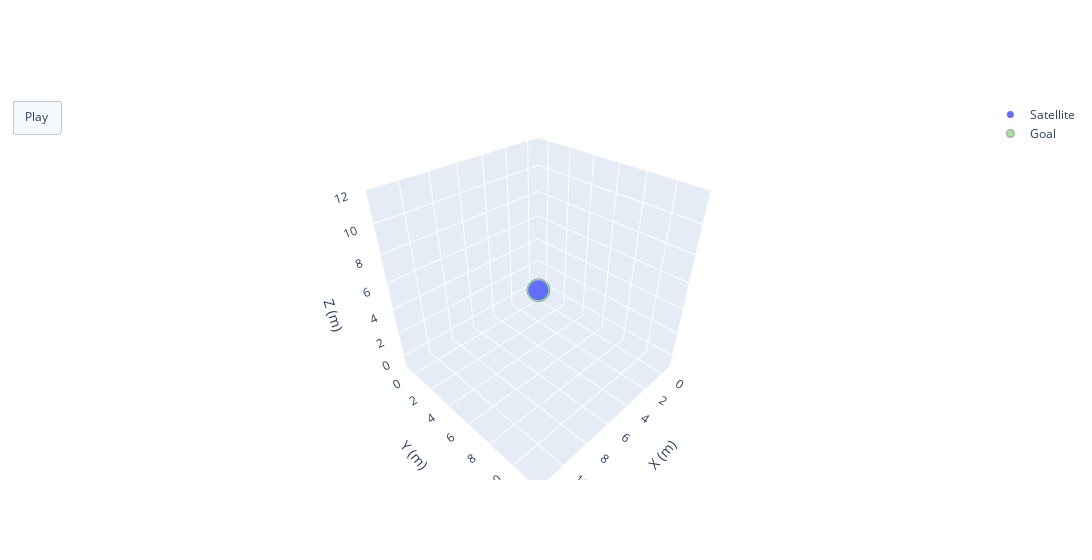

Here is the notebook cell this chart was saved with:
### Code cell
# make figure
fig_dict = {
    "data": [],
    "layout": {},
    "frames": [],
    "transition": {}
}

# populate the layout
fig_dict["layout"]["xaxis"] = {"range": [0, 12]}
fig_dict["layout"]["yaxis"] = {"range": [0, 12]}
fig_dict["layout"]["hovermode"] = "closest"
fig_dict["layout"]["updatemenus"] = [dict(
            type="buttons",
            buttons=[dict(label="Play",
                          method="animate",
                          args=[None, {"frame": {"duration": 0.01, "redraw": True},"transition": {"duration":0.01}}])])]

# make data
data_dict = {
    "type": 'scatter3d',
    "x": [X[0]],
    "y": [Y[0]],
    "z": [Z[0]],
    "name": "Satellite",
    "mode": "markers",
    "marker": {
        "sizemode": "area",
        "size": 7
    }
}
fig_dict["data"].append(data_dict)

# make frames
for i in np.arange(0, len(X), 8):
    frame = {"data": []}
    data_dict = {
        "type": 'scatter3d',
        "x": [X[i]],
        "y": [Y[i]],
        "z": [Z[i]],
        "mode": "markers",
        "marker": {
            "sizemode": "area",
            "size": 4
        }
    }
    frame["data"].append(data_dict)
    fig_dict["frames"].append(frame)

fig = go.Figure(fig_dict)
fig.add_trace(go.Scatter3d(x=[0],
                  y=[0],
                  z=[0],
                  mode='markers',
                  name='Goal',
                  marker=dict(symbol='circle',
                                size=8,
                                color='#54ca41',    #'#DB4551',
                                line=dict(color='rgb(50,50,50)', width=1)
                                ),
                  hoverinfo='text',
                  opacity=0.5
                  ))
fig.layout.updatemenus[0].buttons[0].args[1]['transition']['duration'] = 10
fig.layout.updatemenus[0].buttons[0].args[1]['frame']['duration'] = 10
fig.update_layout(
    width = 1800,
    scene = dict( xaxis = dict(nticks = 10, range=[-1, 12]), 
    yaxis = dict(range=[-1, 12]),
    zaxis = dict(range=[-1,12]), 
    aspectratio=dict(x=1,y=1,z=1),
                xaxis_title="X (m)", yaxis_title="Y (m)", zaxis_title="Z (m)")
)
plot_url = py.plot(fig, filename='lqr_animation.html', include_mathjax='cdn')
fig.show()
print(len(X))

### Figure 1 — Plotly figure (JSON) as saved in the notebook; plotly's stock layout.template omitted (floating-point values rounded to 4 significant figures)
{"data": [{"marker": {"size": 7, "sizemode": "area"}, "mode": "markers", "name": "Satellite", "type": "scatter3d", "x": [10], "y": [10], "z": [10]}, {"hoverinfo": "text", "marker": {"color": "#54ca41", "line": {"color": "rgb(50,50,50)", "width": 1}, "size": 8, "symbol": "circle"}, "mode": "markers", "name": "Goal", "opacity": 0.5, "type": "scatter3d", "x": [0], "y": [0], "z": [0]}], "layout": {"hovermode": "closest", "scene": {"aspectratio": {"x": 1, "y": 1, "z": 1}, "xaxis": {"nticks": 10, "range": [-1, 12], "title": {"text": "X (m)"}}, "yaxis": {"range": [-1, 12], "title": {"text": "Y (m)"}}, "zaxis": {"range": [-1, 12], "title": {"text": "Z (m)"}}}, "updatemenus": [{"buttons": [{"args": [null, {"frame": {"duration": 10, "redraw": true}, "transition": {"duration": 10}}], "label": "Play", "method": "animate"}], "type": "buttons"}], "width": 1800, "xaxis": {"range": [0, 12]}, "yaxis": {"range": [0, 12]}}}
